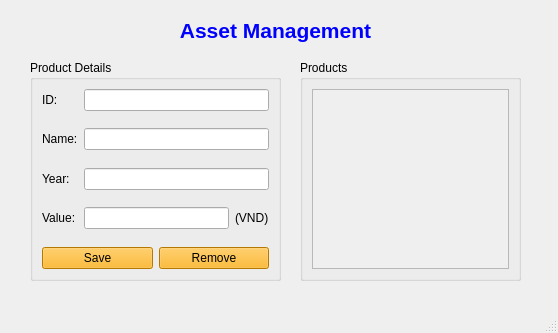
<?xml version="1.0" encoding="UTF-8"?>
<ui version="4.0">
 <class>MainWindow</class>
 <widget class="QMainWindow" name="MainWindow">
  <property name="geometry">
   <rect>
    <x>0</x>
    <y>0</y>
    <width>558</width>
    <height>333</height>
   </rect>
  </property>
  <property name="windowTitle">
   <string>Nguyễn Như Quỳnh 798</string>
  </property>
  <widget class="QWidget" name="centralwidget">
   <widget class="QLabel" name="label">
    <property name="geometry">
     <rect>
      <x>30</x>
      <y>10</y>
      <width>491</width>
      <height>41</height>
     </rect>
    </property>
    <property name="text">
     <string>&lt;html&gt;&lt;head/&gt;&lt;body&gt;&lt;p align=&quot;center&quot;&gt;&lt;span style=&quot; font-size:16pt; font-weight:600; color:#0000ff;&quot;&gt;Asset Management&lt;/span&gt;&lt;/p&gt;&lt;/body&gt;&lt;/html&gt;</string>
    </property>
   </widget>
   <widget class="QGroupBox" name="groupBox">
    <property name="geometry">
     <rect>
      <x>300</x>
      <y>60</y>
      <width>221</width>
      <height>221</height>
     </rect>
    </property>
    <property name="title">
     <string>Products</string>
    </property>
    <layout class="QVBoxLayout" name="verticalLayout_3">
     <item>
      <widget class="QScrollArea" name="scrollArea">
       <property name="widgetResizable">
        <bool>true</bool>
       </property>
       <widget class="QWidget" name="scrollAreaWidgetContents">
        <property name="geometry">
         <rect>
          <x>0</x>
          <y>0</y>
          <width>205</width>
          <height>195</height>
         </rect>
        </property>
        <layout class="QVBoxLayout" name="verticalLayout_2">
         <item>
          <layout class="QVBoxLayout" name="verticalLayout"/>
         </item>
        </layout>
       </widget>
      </widget>
     </item>
    </layout>
   </widget>
   <widget class="QGroupBox" name="groupBox_2">
    <property name="geometry">
     <rect>
      <x>30</x>
      <y>60</y>
      <width>251</width>
      <height>221</height>
     </rect>
    </property>
    <property name="title">
     <string>Product Details</string>
    </property>
    <layout class="QVBoxLayout" name="verticalLayout_4">
     <item>
      <layout class="QGridLayout" name="gridLayout">
       <item row="6" column="0">
        <widget class="QLabel" name="label_5">
         <property name="text">
          <string>Value:</string>
         </property>
        </widget>
       </item>
       <item row="2" column="0">
        <widget class="QLabel" name="label_3">
         <property name="text">
          <string>Name:</string>
         </property>
        </widget>
       </item>
       <item row="0" column="0">
        <widget class="QLabel" name="label_2">
         <property name="text">
          <string>ID:</string>
         </property>
        </widget>
       </item>
       <item row="6" column="1">
        <widget class="QLineEdit" name="lineEditValue"/>
       </item>
       <item row="4" column="0">
        <widget class="QLabel" name="label_4">
         <property name="text">
          <string>Year:</string>
         </property>
        </widget>
       </item>
       <item row="3" column="1">
        <spacer name="verticalSpacer_3">
         <property name="orientation">
          <enum>Qt::Vertical</enum>
         </property>
         <property name="sizeHint" stdset="0">
          <size>
           <width>20</width>
           <height>40</height>
          </size>
         </property>
        </spacer>
       </item>
       <item row="1" column="1">
        <spacer name="verticalSpacer_2">
         <property name="orientation">
          <enum>Qt::Vertical</enum>
         </property>
         <property name="sizeHint" stdset="0">
          <size>
           <width>20</width>
           <height>40</height>
          </size>
         </property>
        </spacer>
       </item>
       <item row="5" column="1">
        <spacer name="verticalSpacer_4">
         <property name="orientation">
          <enum>Qt::Vertical</enum>
         </property>
         <property name="sizeHint" stdset="0">
          <size>
           <width>20</width>
           <height>40</height>
          </size>
         </property>
        </spacer>
       </item>
       <item row="7" column="1">
        <spacer name="verticalSpacer_5">
         <property name="orientation">
          <enum>Qt::Vertical</enum>
         </property>
         <property name="sizeHint" stdset="0">
          <size>
           <width>20</width>
           <height>40</height>
          </size>
         </property>
        </spacer>
       </item>
       <item row="6" column="2">
        <widget class="QLabel" name="label_6">
         <property name="text">
          <string>(VND)</string>
         </property>
        </widget>
       </item>
       <item row="4" column="1" colspan="2">
        <widget class="QLineEdit" name="lineEditYear"/>
       </item>
       <item row="2" column="1" colspan="2">
        <widget class="QLineEdit" name="lineEditName"/>
       </item>
       <item row="0" column="1" colspan="2">
        <widget class="QLineEdit" name="lineEditID"/>
       </item>
       <item row="8" column="0" colspan="3">
        <layout class="QHBoxLayout" name="horizontalLayout_2">
         <item>
          <widget class="QPushButton" name="pushButtonSave">
           <property name="styleSheet">
            <string notr="true">background-color: rgb(255, 170, 0);</string>
           </property>
           <property name="text">
            <string>Save</string>
           </property>
           <property name="icon">
            <iconset>
             <normaloff>../images/save.png</normaloff>../images/save.png</iconset>
           </property>
          </widget>
         </item>
         <item>
          <widget class="QPushButton" name="pushButtonRemove">
           <property name="styleSheet">
            <string notr="true">background-color: rgb(255, 170, 0);</string>
           </property>
           <property name="text">
            <string>Remove</string>
           </property>
           <property name="icon">
            <iconset>
             <normaloff>../images/remove.png</normaloff>../images/remove.png</iconset>
           </property>
          </widget>
         </item>
        </layout>
       </item>
      </layout>
     </item>
    </layout>
   </widget>
  </widget>
  <widget class="QMenuBar" name="menubar">
   <property name="geometry">
    <rect>
     <x>0</x>
     <y>0</y>
     <width>558</width>
     <height>18</height>
    </rect>
   </property>
  </widget>
  <widget class="QStatusBar" name="statusbar"/>
 </widget>
 <resources/>
 <connections/>
</ui>
